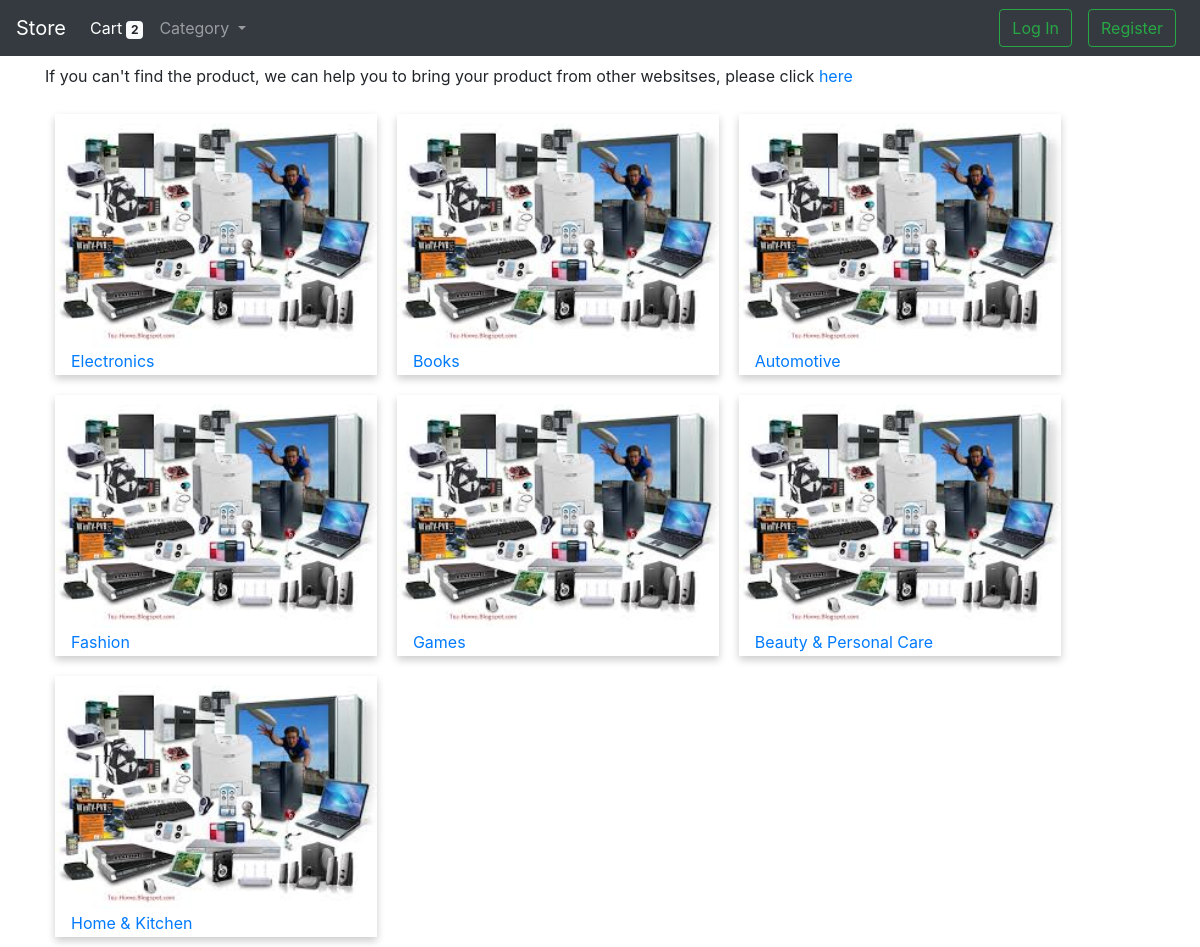
Screenshot of / (signed in) with the database file from the repository.
### store/models.py (models this page shows, shortened)
class Category(models.Model):
    name = models.CharField(max_length=64)
    image = models.ImageField(blank=True, null=True)

### store/views.py (the view)
# urls.py: path("", views.index, name="index"),
def index(request):
    category = Category.objects.all()
    items_in_cart = Cart.objects.filter(user=request.user)
    context = {
        "category": category,
        "no_of_items": len(items_in_cart),
    }
    return render(request, 'store/index.html', context)

### store/templates/store/index.html
{% extends "store/layout.html" %}
{% load static %}
{% block content %}
    <div class="container">
        {% include "components/searchModal.html" %}
            {% for i in category %}
                <div class="card-container">
                    <img src="{{i.image.url}}" alt="Category_image">
                    <div class="card-info">
                        <a href="{% url 'products' i.id %}">{{ i.name }}</a>
                    </div>
                </div>
            {% endfor%}
    </div>
{% endblock %}

### store/static/style.css (style rules this page uses)
* { box-sizing: border-box; }
.card-container { box-shadow: 0 4px 8px 0 rgba(0, 0, 0, 0.2); transition: 0.3s; width: 29%; float: left; margin: 10px; }
.card-container img { width: 100%; }
.card-info { padding: 2px 16px; }
.card-container:after { content: ""; display: table; clear: both; }

### rows the page displays
Category: image (picture), name "Electronics"
Category: image (picture), name "Books"
Category: image (picture), name "Automotive"
Category: image (picture), name "Fashion"
Category: image (picture), name "Games"
Category: image (picture), name "Beauty & Personal Care"
Category: image (picture), name "Home & Kitchen"

### other values shown
{{ no_of_items }} "2"
